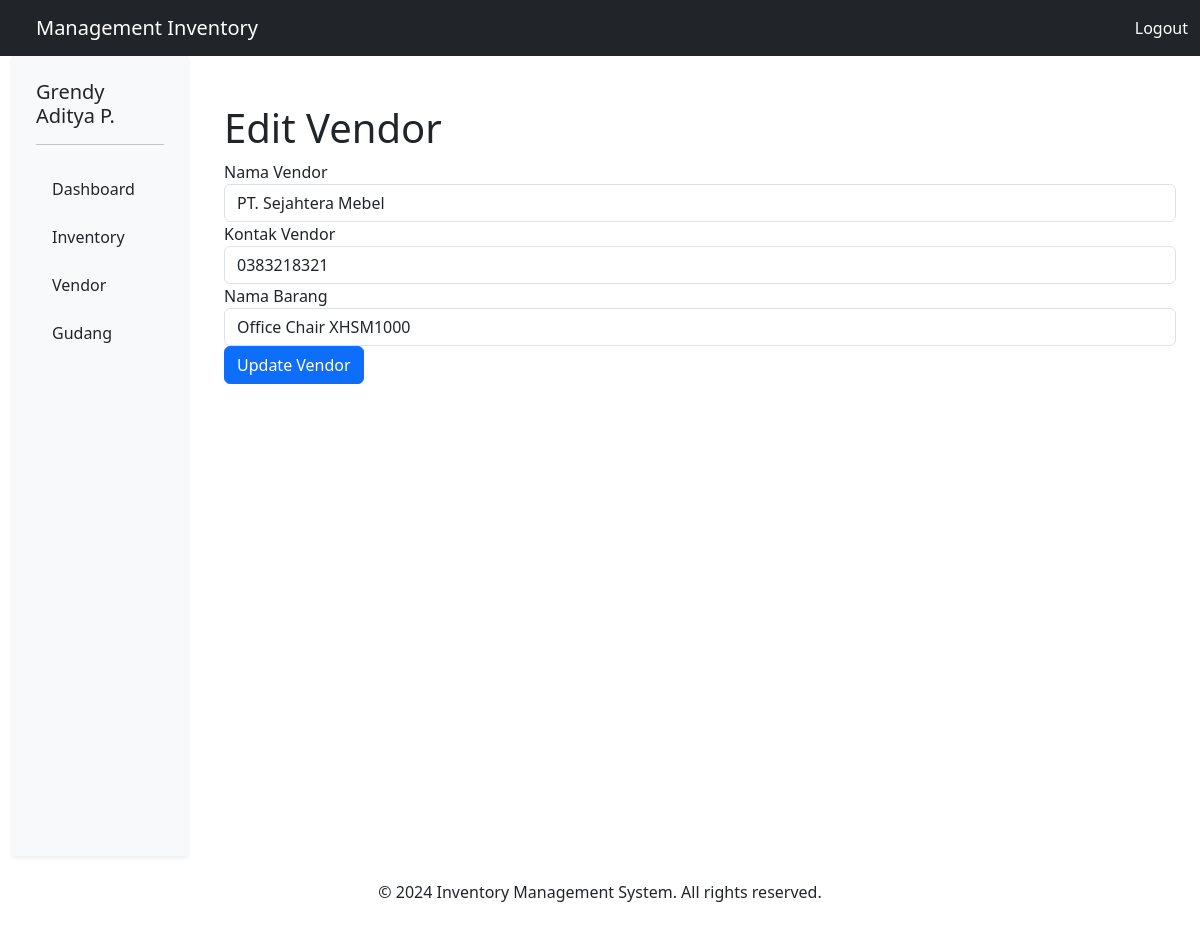
The app's page /views/edit_vendor.php?id=7 (signed in) with its own data.
### tables this page shows
CREATE TABLE `vendor` (
  `id` int(11) NOT NULL,
  `nama` varchar(100) NOT NULL,
  `kontak` varchar(15) NOT NULL,
  `nama_barang` varchar(100) NOT NULL
);

### views/edit_vendor.php (the view, shortened to what this page needs)
<?php
include '../config/db.php';
$id = $_GET['id'] ?? '';
$stmt = $conn->prepare("SELECT * FROM vendor WHERE id = :id");
$stmt->execute(['id' => $id]);
$vendor = $stmt->fetch(PDO::FETCH_ASSOC);
?>
<?php include '../partials/header.php'; ?>
<?php include '../partials/sidebar.php'; ?>
<div class="container mt-5">
    <h1>Edit Vendor</h1>
    <form action="" method="POST">
        <div class="form-group">
            <label for="nama">Nama Vendor</label>
            <input type="text" name="nama" id="nama" class="form-control" value="<?= htmlspecialchars($vendor['nama']) ?>" required>
        </div>
        <div class="form-group">
            <label for="kontak">Kontak Vendor</label>
            <input type="text" name="kontak" id="kontak" class="form-control" value="<?= htmlspecialchars($vendor['kontak']) ?>" required>
        </div>
        <div class="form-group">
            <label for="nama_barang">Nama Barang</label>
            <input type="text" name="nama_barang" id="nama_barang" class="form-control" value="<?= htmlspecialchars($vendor['nama_barang']) ?>" required>
        </div>
        <button type="submit" class="btn btn-primary">Update Vendor</button>
    </form>
</div>
<?php include '../partials/footer.php'; ?>

### records on screen
vendor: nama "PT. Sejahtera Mebel", kontak "0383218321", nama_barang "Office Chair XHSM1000"
